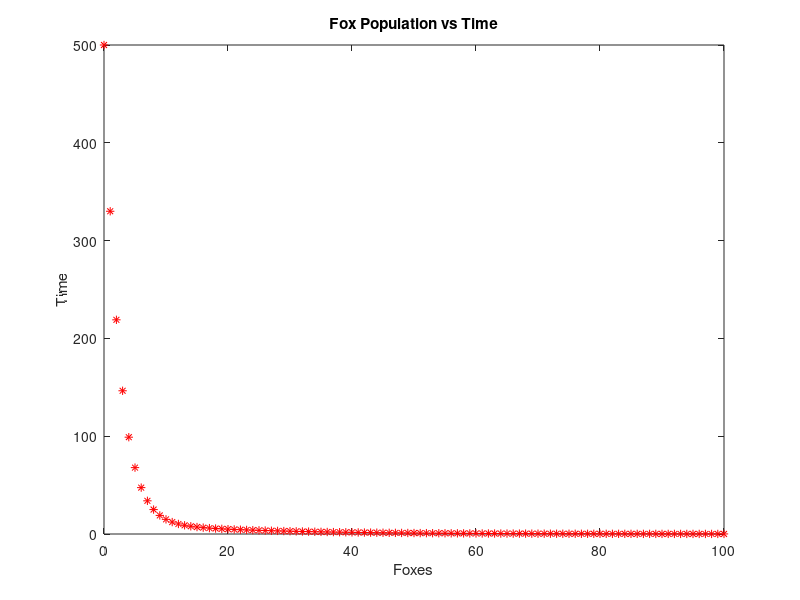
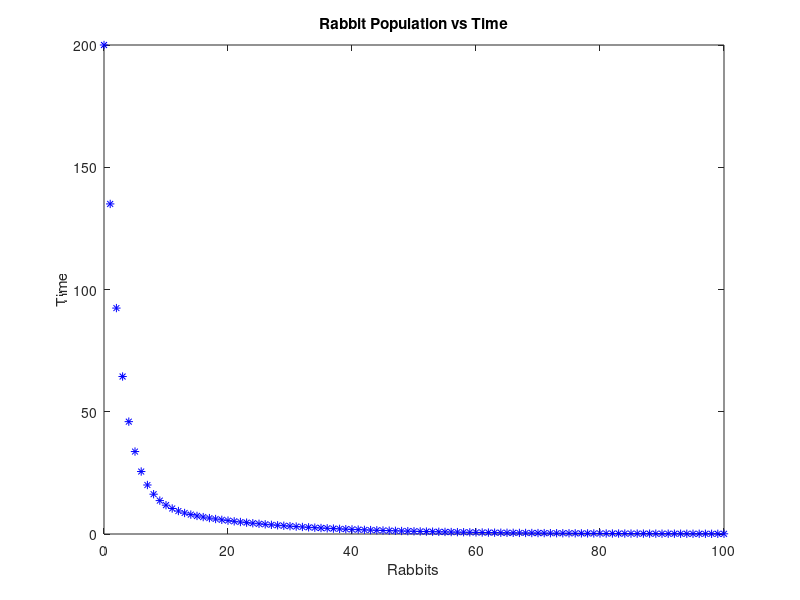
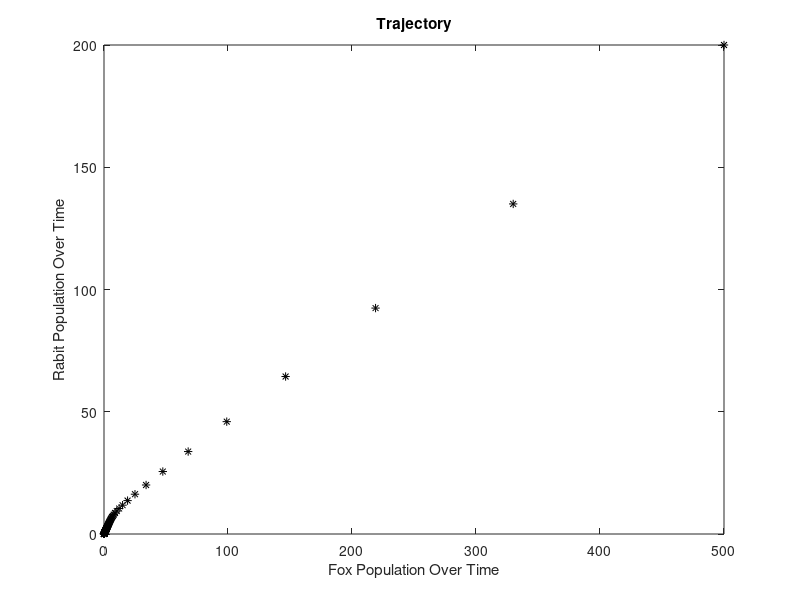

Reproduce these figures in MATLAB, in order.
# Command to Clear Command History
history -c

# Command to Clear Workspace with all Variables and Loaded Packages
clear all

# Command to Clear Command Window
clc

Fn = zeros(1, 101); # 100 Predictions + 1 Initial Value
Rn = zeros(1, 101); # 100 Predictions + 1 Initial Value

Fn(1) = 500;
Rn(1) = 200;

for i=1:100
  Fn(i+1) = 0.5*Fn(i) + 0.4*Rn(i);
  Rn(i+1) = -0.17*Fn(i) + 1.1*Rn(i);
endfor
Fn
Rn

n = [0:100];

figure(1)
plot(n, Fn, '*r')
title('Fox Population vs Time')
xlabel('Foxes')
ylabel('Time')

figure(2)
plot(n, Rn, '*b')
title('Rabbit Population vs Time')
xlabel('Rabbits')
ylabel('Time')

figure(3)
plot(Fn, Rn, '*k')
title('Trajectory')
xlabel('Fox Population Over Time')
ylabel('Rabit Population Over Time')

